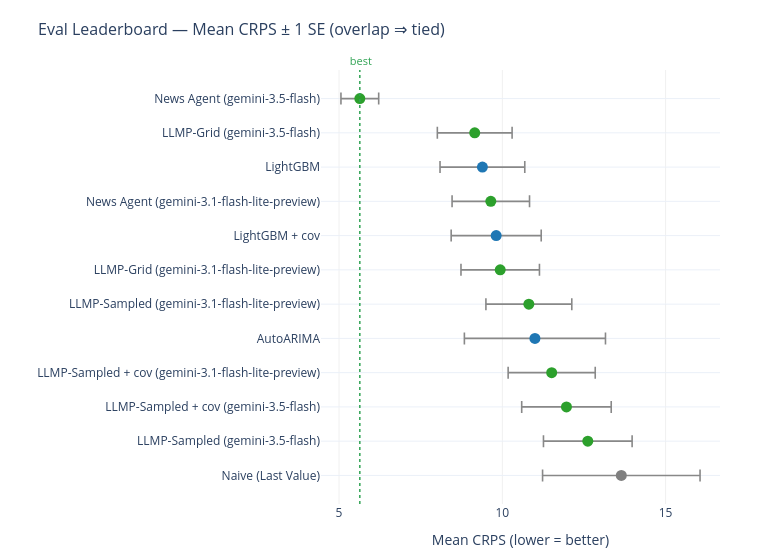

Write notebook code for a chart like this one.
### Code cell
# Same leaderboard, now with a standard-error bar on each mean. If the bars of
# the top methods overlap, their ordering is not statistically distinguishable —
# the honest verdict when only a few origins have been scored.
viz.make_leaderboard_interval_chart(eval_board)

### Figure 1 — Plotly figure (JSON) as saved in the notebook; plotly's stock layout.template omitted (floating-point values rounded to 4 significant figures)
{"data": [{"error_x": {"array": [2.411, 1.357, 1.371, 1.333, 2.16, 1.315, 1.201, 1.379, 1.186, 1.298, 1.145, 0.5778], "color": "#888888", "thickness": 1.6, "type": "data", "width": 6}, "hovertemplate": "%{y}<br>CRPS %{x:.3f} ± %{error_x.array:.3f}<extra></extra>", "marker": {"color": ["#7f7f7f", "#2ca02c", "#2ca02c", "#2ca02c", "#1f77b4", "#2ca02c", "#2ca02c", "#1f77b4", "#2ca02c", "#1f77b4", "#2ca02c", "#2ca02c"], "size": 11}, "mode": "markers", "showlegend": false, "type": "scatter", "x": [13.64, 12.62, 11.96, 11.51, 11.0, 10.81, 9.935, 9.812, 9.647, 9.39, 9.155, 5.636], "y": ["Naive (Last Value)", "LLMP-Sampled (gemini-3.5-flash)", "LLMP-Sampled + cov (gemini-3.5-flash)", "LLMP-Sampled + cov (gemini-3.1-flash-lite-preview)", "AutoARIMA", "LLMP-Sampled (gemini-3.1-flash-lite-preview)", "LLMP-Grid (gemini-3.1-flash-lite-preview)", "LightGBM + cov", "News Agent (gemini-3.1-flash-lite-preview)", "LightGBM", "LLMP-Grid (gemini-3.5-flash)", "News Agent (gemini-3.5-flash)"]}], "layout": {"annotations": [{"font": {"color": "#31a354", "size": 11}, "showarrow": false, "text": " best", "x": 5.636, "xanchor": "center", "xref": "x", "y": 1, "yanchor": "bottom", "yref": "y domain"}], "height": 558, "margin": {"b": 50, "l": 230, "r": 40, "t": 70}, "shapes": [{"line": {"color": "#31a354", "dash": "dot", "width": 1.5}, "type": "line", "x0": 5.636, "x1": 5.636, "xref": "x", "y0": 0, "y1": 1, "yref": "y domain"}], "title": {"font": {"size": 16}, "text": "Eval Leaderboard — Mean CRPS ± 1 SE (overlap ⇒ tied)"}, "width": 760, "xaxis": {"gridcolor": "#f0f0f0", "showgrid": true, "title": {"text": "Mean CRPS (lower = better)"}}, "yaxis": {"title": {"text": ""}}}}
